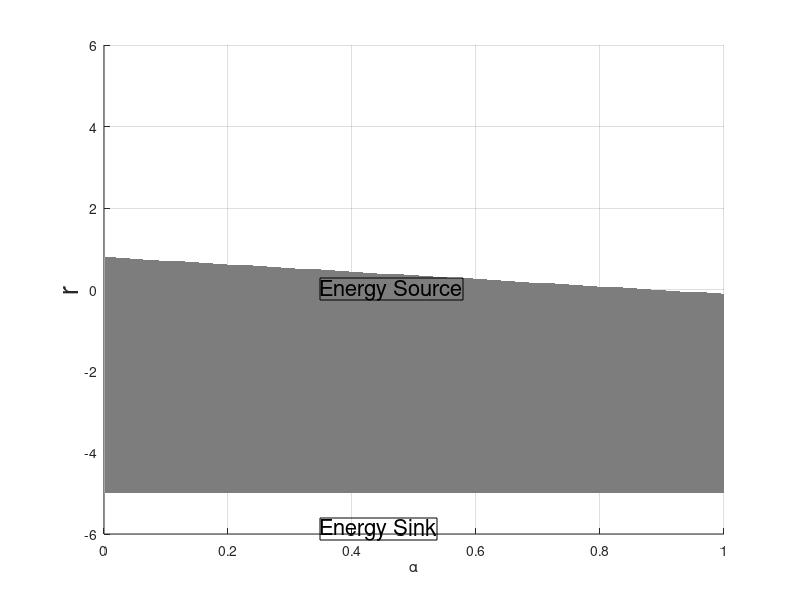

Here is the MATLAB script that generated this plot:
% Change in energy due to nek filtering

clear
clc
close all


alphas=1.0;
N=10;
Un = 1;
Un_2 = 1;

En = 1/(2*N+1);
En_2 = 1/(2*(N-2)+1);

%Un_range = linspace(-100,100,25);
%Un_2_range = linspace(-100,100,25);
%
%[Un Un_2] = meshgrid(Un_range,Un_2_range);
%
%%dE = (Un_2.^2 - (Un_2 - alpha*Un).^2).*En_2 + (Un.^2 - ((1-alpha).*Un).^2).*En;

%surf(Un,Un_2,dE,'EdgeColor', 'none', 'FaceColor', 'interp')
%xlabel('U_{N}')
%ylabel('U_{N-2}')

ratio = linspace(-5,5,500);         % ratio (Un-2/Un)
alphas = linspace(0,1.00,500);

[a r] = meshgrid(alphas,ratio);

dE_sign = ((r.^2 - (r+a).^2).*En_2 + (1 - (1-a).^2).*En);
dE_sign2 = sign(dE_sign);

s = surf(a,r,dE_sign2,'EdgeColor', 'none', 'FaceColor', 'interp');
cmap = flipud(colormap('gray'));
colormap(cmap)
caxis([-1 3])
%colorbar
hold on
%alpha(s,0.5)
%contour(a,r,dE_sign, [0 0], 'LineColor', 'k', 'LineWidth', 2)
view(2)
%line([0 max(alpha)], [0 0], [10 10], 'LineStyle', '--', 'LineWidth', 1.5)
%ylabel('$\hat{U}_{N-2}/\hat{U}_{N}$', 'Interpreter', 'Latex')
ylabel('r', 'FontSize', 20)
xlabel('\alpha')

dim = [0.4 0.5 0.20 0.3];
str = 'Energy Source';
an1 = annotation('textbox',dim,'String',str,'FitBoxToText','on');
set(an1,'FontSize',16)
% set(an1, 'EdgeColor', [1 1 1])
set(an1,'Margin', 10)

dim = [0.4 0.10 0.20 0.3];
str = 'Energy Sink';
an2 = annotation('textbox',dim,'String',str,'FitBoxToText','on');
set(an2,'FontSize',16)
set(an2,'Margin', 10)
% set(an2, 'LineWidth', 0)


%SaveFig(gcf, 'filter_delta_energy.eps', 'plots/', 1)


